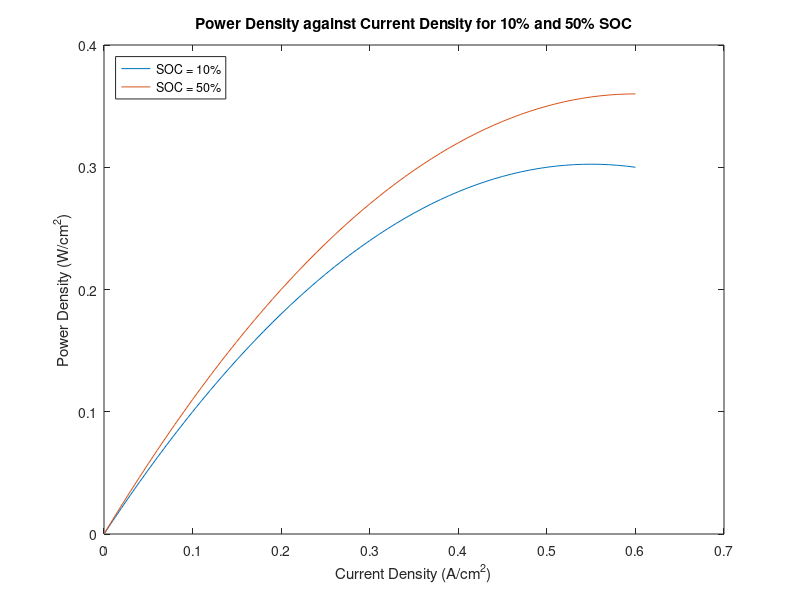

This chart was generated by the following MATLAB code:
%% Q1.iv
I10 = 0:0.01:0.6;
I50 = 0:0.01:0.6;
Isc10 = 1.1;
Isc50 = 1.2;
P10 = (Isc10 - I10).*I10;
P50 = (Isc50 - I50).*I50;
figure(1)
plot(I10,P10)
hold on
plot(I50,P50)
legend({'SOC = 10%','SOC = 50%'},'Location','northwest')
title('Power Density against Current Density for 10% and 50% SOC')
xlabel('Current Density (A/cm^2)')
ylabel('Power Density (W/cm^2)')
max10 = max(P10);
max50 = max(P50);